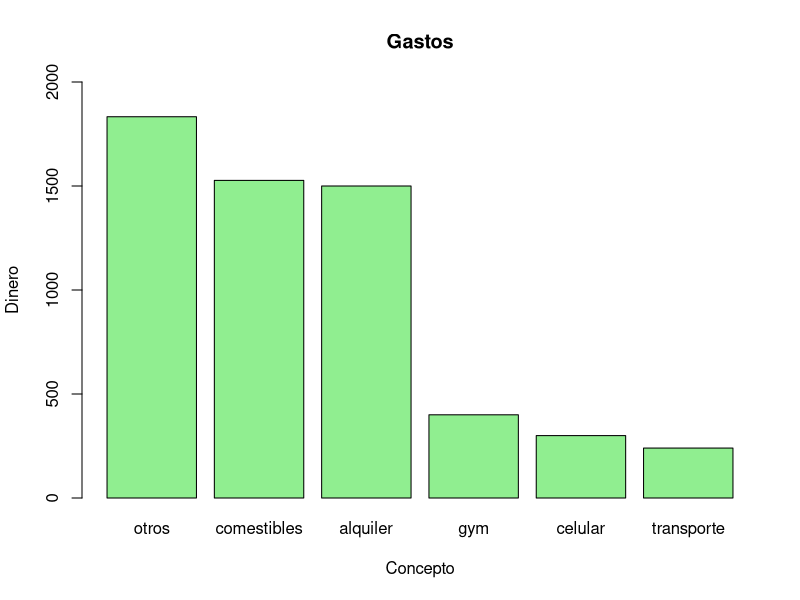

Source code (R):
# Francisco Javier Herrera Nevarez 
# Matricula: 2019566 
# 20/08/2024 
# Laboratorio 1

celular <- 300
transporte <- 240 
comestibles <- 1527 
gym <- 400
alquiler <- 1500
otros <- 1833
# Gastos totales por mes___________________________________________________________________
gastos <- c(300, 240, 1527, 400, 1500, 1833)
300 + 240 + 1527 + 400 + 1500 + 1833
#Total= 5800 

# Gasto en un semestre (5 meses)_____________________________________________________________
5800 * 5
#total= 29,000

# Gasto en un año (10 meses)__________________________________________________________________
5800 * 10
#Total= 58,000

#barplot____________________________________________________________________________________
gastos2 <- c("otros", "comestibles", "alquiler", "gym", "celular", "transporte")
gas <- sort(gastos, decreasing = T)
barplot(gas, ylim= c(0, 2000), names.arg = gastos2, col = "lightgreen", 
        xlab = "Concepto", ylab = "Dinero",
        main = "Gastos")







